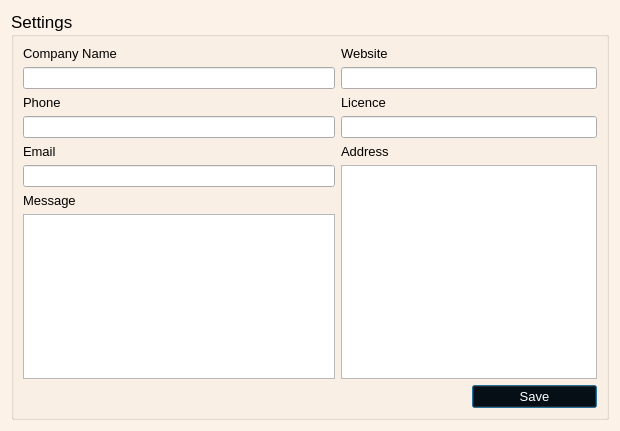
<?xml version="1.0" encoding="UTF-8"?>
<ui version="4.0">
 <class>Dialog</class>
 <widget class="QDialog" name="Dialog">
  <property name="windowModality">
   <enum>Qt::ApplicationModal</enum>
  </property>
  <property name="geometry">
   <rect>
    <x>0</x>
    <y>0</y>
    <width>620</width>
    <height>431</height>
   </rect>
  </property>
  <property name="windowTitle">
   <string>Dialog</string>
  </property>
  <property name="styleSheet">
   <string notr="true">QDialog#Dialog{background-color: rgb(252, 242, 231);}</string>
  </property>
  <layout class="QGridLayout" name="gridLayout_3">
   <item row="0" column="0">
    <widget class="QGroupBox" name="groupBox">
     <property name="font">
      <font>
       <pointsize>13</pointsize>
      </font>
     </property>
     <property name="styleSheet">
      <string notr="true"/>
     </property>
     <property name="title">
      <string>Settings</string>
     </property>
     <layout class="QGridLayout" name="gridLayout_2">
      <item row="0" column="0">
       <layout class="QGridLayout" name="gridLayout">
        <item row="0" column="0">
         <widget class="QLabel" name="label">
          <property name="font">
           <font>
            <pointsize>10</pointsize>
           </font>
          </property>
          <property name="text">
           <string>Company Name</string>
          </property>
         </widget>
        </item>
        <item row="0" column="1">
         <widget class="QLabel" name="label_4">
          <property name="font">
           <font>
            <pointsize>10</pointsize>
           </font>
          </property>
          <property name="text">
           <string>Website</string>
          </property>
         </widget>
        </item>
        <item row="1" column="0">
         <widget class="QLineEdit" name="name"/>
        </item>
        <item row="1" column="1" colspan="2">
         <widget class="QLineEdit" name="website"/>
        </item>
        <item row="2" column="0">
         <widget class="QLabel" name="label_3">
          <property name="font">
           <font>
            <pointsize>10</pointsize>
           </font>
          </property>
          <property name="text">
           <string>Phone</string>
          </property>
         </widget>
        </item>
        <item row="2" column="1">
         <widget class="QLabel" name="label_5">
          <property name="font">
           <font>
            <pointsize>10</pointsize>
           </font>
          </property>
          <property name="text">
           <string>Licence</string>
          </property>
         </widget>
        </item>
        <item row="3" column="0">
         <widget class="QLineEdit" name="phone"/>
        </item>
        <item row="3" column="1" colspan="2">
         <widget class="QLineEdit" name="licence"/>
        </item>
        <item row="4" column="0">
         <widget class="QLabel" name="label_2">
          <property name="font">
           <font>
            <pointsize>10</pointsize>
           </font>
          </property>
          <property name="text">
           <string>Email</string>
          </property>
         </widget>
        </item>
        <item row="4" column="1">
         <widget class="QLabel" name="label_6">
          <property name="font">
           <font>
            <pointsize>10</pointsize>
           </font>
          </property>
          <property name="text">
           <string>Address</string>
          </property>
         </widget>
        </item>
        <item row="5" column="0">
         <widget class="QLineEdit" name="email"/>
        </item>
        <item row="5" column="1" rowspan="3" colspan="2">
         <widget class="QTextEdit" name="address"/>
        </item>
        <item row="6" column="0">
         <widget class="QLabel" name="label_7">
          <property name="font">
           <font>
            <pointsize>10</pointsize>
           </font>
          </property>
          <property name="text">
           <string>Message</string>
          </property>
         </widget>
        </item>
        <item row="7" column="0">
         <widget class="QTextEdit" name="msg"/>
        </item>
        <item row="8" column="2">
         <widget class="QPushButton" name="updateb">
          <property name="font">
           <font>
            <pointsize>10</pointsize>
           </font>
          </property>
          <property name="styleSheet">
           <string notr="true">background-color: rgb(0, 0, 0);
color: rgb(255, 255, 255);</string>
          </property>
          <property name="text">
           <string>Save</string>
          </property>
         </widget>
        </item>
       </layout>
      </item>
     </layout>
    </widget>
   </item>
  </layout>
 </widget>
 <resources/>
 <connections/>
</ui>
